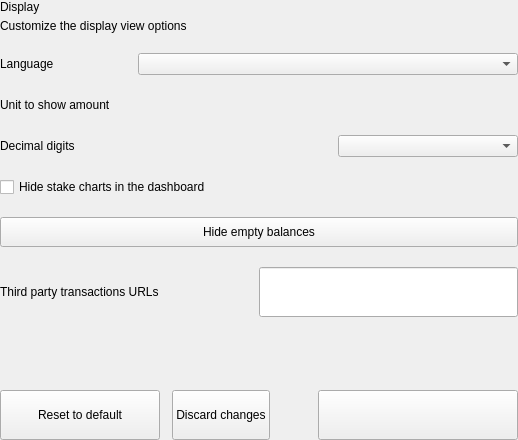
<?xml version="1.0" encoding="UTF-8"?>
<ui version="4.0">
 <class>SettingsDisplayOptionsWidget</class>
 <widget class="QWidget" name="SettingsDisplayOptionsWidget">
  <property name="geometry">
   <rect>
    <x>0</x>
    <y>0</y>
    <width>518</width>
    <height>440</height>
   </rect>
  </property>
  <property name="windowTitle">
   <string>Form</string>
  </property>
  <layout class="QVBoxLayout" name="verticalLayout">
   <property name="spacing">
    <number>0</number>
   </property>
   <property name="leftMargin">
    <number>0</number>
   </property>
   <property name="topMargin">
    <number>0</number>
   </property>
   <property name="rightMargin">
    <number>0</number>
   </property>
   <property name="bottomMargin">
    <number>0</number>
   </property>
   <item>
    <widget class="QWidget" name="left" native="true">
     <layout class="QVBoxLayout" name="verticalLayout_3">
      <property name="leftMargin">
       <number>0</number>
      </property>
      <property name="topMargin">
       <number>0</number>
      </property>
      <property name="rightMargin">
       <number>0</number>
      </property>
      <property name="bottomMargin">
       <number>0</number>
      </property>
      <item>
       <layout class="QVBoxLayout" name="verticalLayout_2">
        <property name="spacing">
         <number>20</number>
        </property>
        <item>
         <layout class="QHBoxLayout" name="horizontalLayout_3">
          <property name="spacing">
           <number>0</number>
          </property>
          <item>
           <layout class="QVBoxLayout" name="verticalLayoutTitle">
            <property name="spacing">
             <number>5</number>
            </property>
            <item>
             <widget class="QLabel" name="labelTitle">
              <property name="text">
               <string>Display</string>
              </property>
             </widget>
            </item>
            <item>
             <widget class="QLabel" name="labelSubtitle1">
              <property name="text">
               <string>Customize the display view options</string>
              </property>
              <property name="wordWrap">
               <bool>true</bool>
              </property>
             </widget>
            </item>
           </layout>
          </item>
         </layout>
        </item>
        <item>
         <layout class="QHBoxLayout" name="horizontalLayout_2">
          <item>
           <widget class="QLabel" name="labelTitleLanguage">
            <property name="text">
             <string>Language</string>
            </property>
           </widget>
          </item>
          <item>
           <spacer name="horizontalSpacer_3">
            <property name="orientation">
             <enum>Qt::Horizontal</enum>
            </property>
            <property name="sizeHint" stdset="0">
             <size>
              <width>40</width>
              <height>20</height>
             </size>
            </property>
           </spacer>
          </item>
          <item>
           <widget class="QComboBox" name="comboBoxLanguage">
            <property name="minimumSize">
             <size>
              <width>380</width>
              <height>0</height>
             </size>
            </property>
            <property name="maximumSize">
             <size>
              <width>280</width>
              <height>16777215</height>
             </size>
            </property>
           </widget>
          </item>
         </layout>
        </item>
        <item>
         <layout class="QHBoxLayout" name="horizontalPercentageUsdsp">
          <item>
           <widget class="QLabel" name="labelTitleUnit">
            <property name="text">
             <string>Unit to show amount</string>
            </property>
           </widget>
          </item>
          <item>
           <spacer name="horizontalSpacerPercentageUsdsp">
            <property name="orientation">
             <enum>Qt::Horizontal</enum>
            </property>
            <property name="sizeHint" stdset="0">
             <size>
              <width>40</width>
              <height>20</height>
             </size>
            </property>
           </spacer>
          </item>
          <item>
           <widget class="QValueComboBox" name="comboBoxUnit" native="true">
            <property name="minimumSize">
             <size>
              <width>180</width>
              <height>0</height>
             </size>
            </property>
            <property name="maximumSize">
             <size>
              <width>180</width>
              <height>16777215</height>
             </size>
            </property>
           </widget>
          </item>
         </layout>
        </item>
        <item>
         <layout class="QHBoxLayout" name="horizontalUsdsp">
          <item>
           <widget class="QLabel" name="labelTitleDigits">
            <property name="text">
             <string>Decimal digits</string>
            </property>
           </widget>
          </item>
          <item>
           <spacer name="horizontalUsdsp_1">
            <property name="orientation">
             <enum>Qt::Horizontal</enum>
            </property>
            <property name="sizeHint" stdset="0">
             <size>
              <width>40</width>
              <height>20</height>
             </size>
            </property>
           </spacer>
          </item>
          <item>
           <widget class="QComboBox" name="comboBoxDigits">
            <property name="minimumSize">
             <size>
              <width>180</width>
              <height>0</height>
             </size>
            </property>
            <property name="maximumSize">
             <size>
              <width>180</width>
              <height>16777215</height>
             </size>
            </property>
           </widget>
          </item>
         </layout>
        </item>
        <item>
         <layout class="QHBoxLayout" name="horizontalHideCharts">
          <item>
           <widget class="QCheckBox" name="checkBoxHideCharts">
            <property name="text">
             <string>Hide stake charts in the dashboard</string>
            </property>
           </widget>
          </item>
         </layout>
        </item>
        <item>
         <widget class="QPushButton" name="pushButtonSwitchBalance">
          <property name="minimumSize">
           <size>
            <width>0</width>
            <height>30</height>
           </size>
          </property>
          <property name="focusPolicy">
           <enum>Qt::NoFocus</enum>
          </property>
          <property name="text">
           <string>Hide empty balances</string>
          </property>
          <property name="checkable">
           <bool>true</bool>
          </property>
         </widget>
        </item>
        <item>
         <layout class="QHBoxLayout" name="horizontalLayout" stretch="1,1">
          <property name="spacing">
           <number>0</number>
          </property>
          <item>
           <widget class="QLabel" name="labelTitleUrl">
            <property name="text">
             <string>Third party transactions URLs</string>
            </property>
           </widget>
          </item>
          <item>
           <widget class="QLineEdit" name="lineEditUrl">
            <property name="minimumSize">
             <size>
              <width>0</width>
              <height>50</height>
             </size>
            </property>
            <property name="maximumSize">
             <size>
              <width>16777215</width>
              <height>50</height>
             </size>
            </property>
           </widget>
          </item>
         </layout>
        </item>
        <item>
         <spacer name="verticalSpacer">
          <property name="orientation">
           <enum>Qt::Vertical</enum>
          </property>
          <property name="sizeHint" stdset="0">
           <size>
            <width>20</width>
            <height>40</height>
           </size>
          </property>
         </spacer>
        </item>
        <item>
         <layout class="QHBoxLayout" name="horizontalReset">
          <property name="spacing">
           <number>12</number>
          </property>
          <item>
           <widget class="QPushButton" name="pushButtonReset">
            <property name="minimumSize">
             <size>
              <width>160</width>
              <height>50</height>
             </size>
            </property>
            <property name="maximumSize">
             <size>
              <width>50</width>
              <height>16777215</height>
             </size>
            </property>
            <property name="focusPolicy">
             <enum>Qt::NoFocus</enum>
            </property>
            <property name="text">
             <string>Reset to default</string>
            </property>
           </widget>
          </item>
          <item>
           <widget class="QPushButton" name="pushButtonClean">
            <property name="minimumSize">
             <size>
              <width>0</width>
              <height>50</height>
             </size>
            </property>
            <property name="focusPolicy">
             <enum>Qt::NoFocus</enum>
            </property>
            <property name="text">
             <string>Discard changes</string>
            </property>
           </widget>
          </item>
          <item>
           <spacer name="horizontalSpacer_5">
            <property name="orientation">
             <enum>Qt::Horizontal</enum>
            </property>
            <property name="sizeType">
             <enum>QSizePolicy::Expanding</enum>
            </property>
            <property name="sizeHint" stdset="0">
             <size>
              <width>40</width>
              <height>20</height>
             </size>
            </property>
           </spacer>
          </item>
          <item>
           <widget class="QPushButton" name="pushButtonSave">
            <property name="minimumSize">
             <size>
              <width>200</width>
              <height>50</height>
             </size>
            </property>
            <property name="maximumSize">
             <size>
              <width>200</width>
              <height>50</height>
             </size>
            </property>
            <property name="focusPolicy">
             <enum>Qt::NoFocus</enum>
            </property>
            <property name="text">
             <string/>
            </property>
           </widget>
          </item>
         </layout>
        </item>
       </layout>
      </item>
     </layout>
    </widget>
   </item>
  </layout>
 </widget>
 <customwidgets>
  <customwidget>
   <class>QValueComboBox</class>
   <extends>QWidget</extends>
   <header>qvaluecombobox.h</header>
  </customwidget>
 </customwidgets>
 <resources/>
 <connections/>
</ui>
